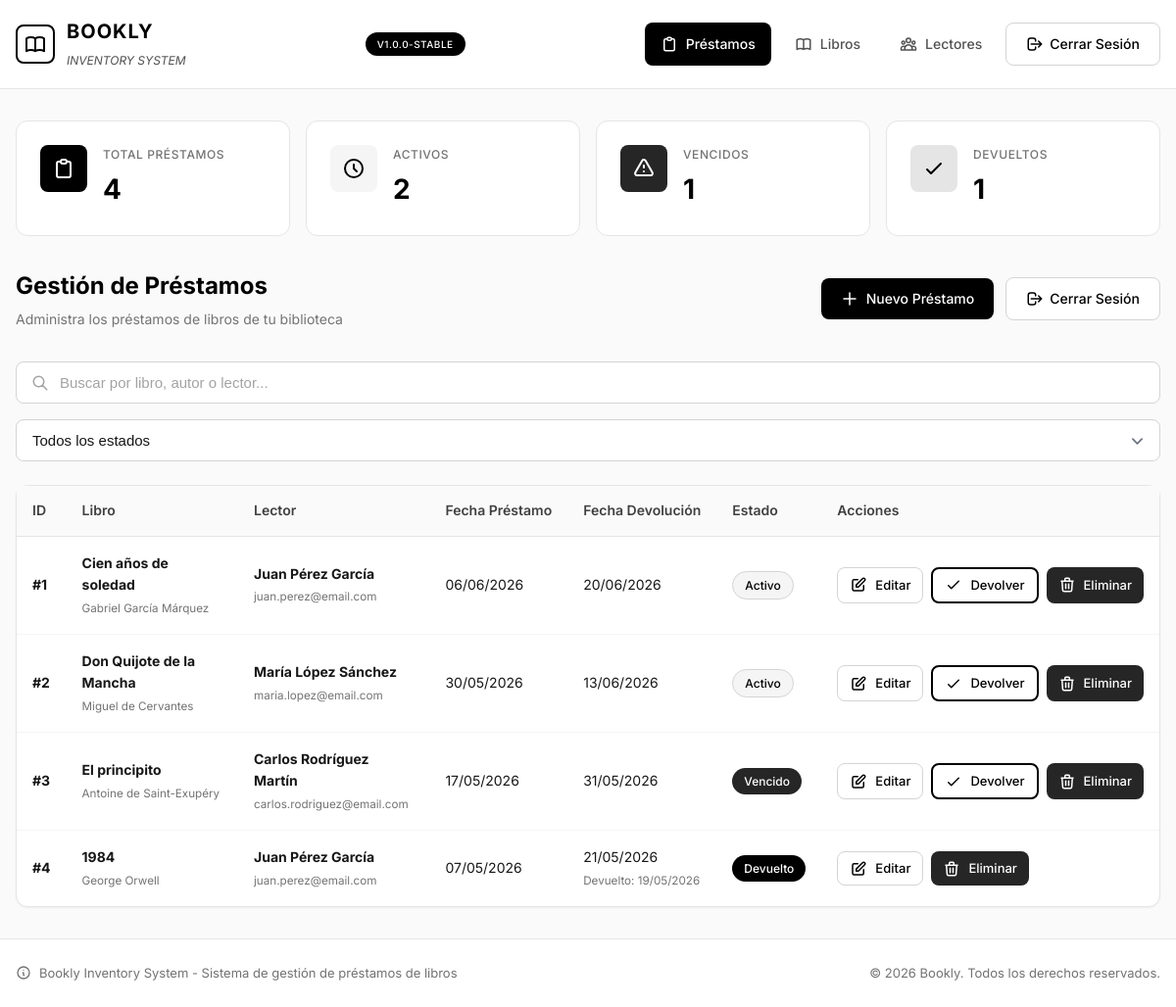
The app's page /index.php (signed in) with its own data.
### tables this page shows
CREATE TABLE IF NOT EXISTS loans (
    id INT AUTO_INCREMENT PRIMARY KEY,
    book_id INT NOT NULL,
    reader_id INT NOT NULL,
    loan_date DATE NOT NULL,
    due_date DATE NOT NULL,
    return_date DATE NULL,
    status ENUM('active', 'returned', 'overdue') DEFAULT 'active',
    notes TEXT,
    created_at TIMESTAMP DEFAULT CURRENT_TIMESTAMP,
    updated_at TIMESTAMP DEFAULT CURRENT_TIMESTAMP ON UPDATE CURRENT_TIMESTAMP,
    FOREIGN KEY (book_id) REFERENCES books(id) ON DELETE CASCADE,
    FOREIGN KEY (reader_id) REFERENCES readers(id) ON DELETE CASCADE
);

CREATE TABLE IF NOT EXISTS books (
    id INT AUTO_INCREMENT PRIMARY KEY,
    title VARCHAR(255) NOT NULL,
    author VARCHAR(255) NOT NULL,
    isbn VARCHAR(20) UNIQUE,
    category VARCHAR(100),
    available_copies INT DEFAULT 1,
    total_copies INT DEFAULT 1,
    created_at TIMESTAMP DEFAULT CURRENT_TIMESTAMP,
    updated_at TIMESTAMP DEFAULT CURRENT_TIMESTAMP ON UPDATE CURRENT_TIMESTAMP
);

CREATE TABLE IF NOT EXISTS readers (
    id INT AUTO_INCREMENT PRIMARY KEY,
    full_name VARCHAR(255) NOT NULL,
    email VARCHAR(255) UNIQUE NOT NULL,
    phone VARCHAR(20),
    address TEXT,
    membership_date DATE DEFAULT (CURRENT_DATE),
    status ENUM('active', 'inactive', 'suspended') DEFAULT 'active',
    created_at TIMESTAMP DEFAULT CURRENT_TIMESTAMP,
    updated_at TIMESTAMP DEFAULT CURRENT_TIMESTAMP ON UPDATE CURRENT_TIMESTAMP
);

### index.php (the view, shortened to what this page needs)
<?php
$search = isset($_GET['search']) ? trim($_GET['search']) : '';
$sql = "SELECT l.*, b.title as book_title, b.author as book_author, r.full_name as reader_name, r.email as reader_email
        FROM loans l
        JOIN books b ON l.book_id = b.id
        JOIN readers r ON l.reader_id = r.id
        WHERE 1=1";
$params = [];
$sql .= " ORDER BY l.created_at DESC";
try {
    $db = getDB();
    $stmt = $db->prepare($sql);
    $stmt->execute($params);
    $loans = $stmt->fetchAll();
    $statsQuery = "SELECT
        COUNT(*) as total,
        SUM(CASE WHEN status = 'active' THEN 1 ELSE 0 END) as active,
        SUM(CASE WHEN status = 'overdue' THEN 1 ELSE 0 END) as overdue,
        SUM(CASE WHEN status = 'returned' THEN 1 ELSE 0 END) as returned
        FROM loans";
    $stats = $db->query($statsQuery)->fetch();
} catch (PDOException $e) {
    $error = "Error al cargar los préstamos: " . $e->getMessage();
    $loans = [];
    $stats = ['total' => 0, 'active' => 0, 'overdue' => 0, 'returned' => 0];
}
include 'includes/header.php';
?>
<div class="stats-grid">
    <div class="stat-card">
        <div class="stat-icon primary">
            <svg xmlns="http://www.w3.org/2000/svg" fill="none" viewBox="0 0 24 24" stroke="currentColor" stroke-width="2">
                <path stroke-linecap="round" stroke-linejoin="round" d="M9 5H7a2 2 0 00-2 2v12a2 2 0 002 2h10a2 2 0 002-2V7a2 2 0 00-2-2h-2M9 5a2 2 0 002 2h2a2 2 0 002-2M9 5a2 2 0 012-2h2a2 2 0 012 2" />
            </svg>
        </div>
        <div class="stat-content">
            <h3>Total Préstamos</h3>
            <p><?php echo $stats['total']; ?></p>
        </div>
    </div>
    <div class="stat-card">
        <div class="stat-icon secondary">
            <svg xmlns="http://www.w3.org/2000/svg" fill="none" viewBox="0 0 24 24" stroke="currentColor" stroke-width="2">
                <path stroke-linecap="round" stroke-linejoin="round" d="M12 8v4l3 3m6-3a9 9 0 11-18 0 9 9 0 0118 0z" />
            </svg>
        </div>
        <div class="stat-content">
            <h3>Activos</h3>
            <p><?php echo $stats['active']; ?></p>
        </div>
    </div>
    <div class="stat-card">
        <div class="stat-icon warning">
            <svg xmlns="http://www.w3.org/2000/svg" fill="none" viewBox="0 0 24 24" stroke="currentColor" stroke-width="2">
                <path stroke-linecap="round" stroke-linejoin="round" d="M12 9v2m0 4h.01m-6.938 4h13.856c1.54 0 2.502-1.667 1.732-3L13.732 4c-.77-1.333-2.694-1.333-3.464 0L3.34 16c-.77 1.333.192 3 1.732 3z" />
            </svg>
        </div>
        <div class="stat-content">
            <h3>Vencidos</h3>
            <p><?php echo $stats['overdue']; ?></p>
        </div>
    </div>
    <div class="stat-card">
        <div class="stat-icon success">
            <svg xmlns="http://www.w3.org/2000/svg" fill="none" viewBox="0 0 24 24" stroke="currentColor" stroke-width="2">
                <path stroke-linecap="round" stroke-linejoin="round" d="M5 13l4 4L19 7" />
            </svg>
        </div>
        <div class="stat-content">
            <h3>Devueltos</h3>
            <p><?php echo $stats['returned']; ?></p>
        </div>
    </div>
</div>
<div class="page-header">
    <div>
        <h2 class="page-title">Gestión de Préstamos</h2>
        <p class="page-subtitle">Administra los préstamos de libros de tu biblioteca</p>
    </div>
    <div style="display:flex; align-items:center; gap:0.75rem;">
        <a href="add_loan.php" class="btn btn-primary">
            <svg xmlns="http://www.w3.org/2000/svg" fill="none" viewBox="0 0 24 24" stroke="currentColor" stroke-width="2">
                <path stroke-linecap="round" stroke-linejoin="round" d="M12 4v16m8-8H4" />
            </svg>
            Nuevo Préstamo
        </a>
        <a href="logout.php" class="btn btn-secondary" onclick="return confirm('¿Seguro que desea cerrar sesión?')" style="display:flex; align-items:center; gap:0.375rem;">
            <svg xmlns="http://www.w3.org/2000/svg" fill="none" viewBox="0 0 24 24" stroke="currentColor" stroke-width="2" width="18" height="18">
                <path stroke-linecap="round" stroke-linejoin="round" d="M17 16l4-4m0 0l-4-4m4 4H7m6 4v1a3 3 0 01-3 3H6a3 3 0 01-3-3V7a3 3 0 013-3h4a3 3 0 013 3v1" />
            </svg>
            Cerrar Sesión
        </a>
    </div>
</div>
<div class="filters">
    <form method="GET" class="search-box">
        <svg xmlns="http://www.w3.org/2000/svg" fill="none" viewBox="0 0 24 24" stroke="currentColor" stroke-width="2">
            <path stroke-linecap="round" stroke-linejoin="round" d="M21 21l-6-6m2-5a7 7 0 11-14 0 7 7 0 0114 0z" />
        </svg>
        <input type="text" name="search" class="form-control" placeholder="Buscar por libro, autor o lector..." value="<?php echo htmlspecialchars($search); ?>">
    </form>
    <select name="status" class="form-control filter-select" onchange="window.location.href='?status='+this.value+'&search=<?php echo urlencode($search); ?>'">
        <option value="">Todos los estados</option>
    </select>
</div>
<div class="card">
    <div class="table-container">
        <?php if (count($loans) > 0): ?>
        <table class="table">
            <thead>
                <tr>
                    <th>ID</th>
                    <th>Libro</th>
                    <th>Lector</th>
                    <th>Fecha Préstamo</th>
                    <th>Fecha Devolución</th>
                    <th>Estado</th>
                    <th>Acciones</th>
                </tr>
            </thead>
            <tbody>
                <?php foreach ($loans as $loan): ?>
                <tr>
                    <td><strong>#<?php echo $loan['id']; ?></strong></td>
                    <td>
                        <div>
                            <strong><?php echo htmlspecialchars($loan['book_title']); ?></strong>
                            <br>
                            <small style="color: var(--color-gray-500);"><?php echo htmlspecialchars($loan['book_author']); ?></small>
                        </div>
                    </td>
                    <td>
                        <div>
                            <strong><?php echo htmlspecialchars($loan['reader_name']); ?></strong>
                            <br>
                            <small style="color: var(--color-gray-500);"><?php echo htmlspecialchars($loan['reader_email']); ?></small>
                        </div>
                    </td>
                    <td><?php echo date('d/m/Y', strtotime($loan['loan_date'])); ?></td>
                    <td>
                        <?php echo date('d/m/Y', strtotime($loan['due_date'])); ?>
                        <?php if ($loan['return_date']): ?>
                        <br>
                        <small style="color: var(--color-gray-500);">Devuelto: <?php echo date('d/m/Y', strtotime($loan['return_date'])); ?></small>
                        <?php endif; ?>
                    </td>
                    <td>
                        <?php
                        $badgeClass = 'badge-active';
                        $statusText = 'Activo';
                        if ($loan['status'] === 'returned') {
                            $badgeClass = 'badge-returned';
                            $statusText = 'Devuelto';
                        } elseif ($loan['status'] === 'overdue') {
                            $badgeClass = 'badge-overdue';
                            $statusText = 'Vencido';
                        }
                        ?>
                        <span class="badge <?php echo $badgeClass; ?>"><?php echo $statusText; ?></span>
                    </td>
                    <td>
                        <div class="action-buttons">
                            <a href="edit_loan.php?id=<?php echo $loan['id']; ?>" class="btn btn-secondary btn-sm">
                                <svg xmlns="http://www.w3.org/2000/svg" fill="none" viewBox="0 0 24 24" stroke="currentColor" stroke-width="2" width="16" height="16">
                                    <path stroke-linecap="round" stroke-linejoin="round" d="M11 5H6a2 2 0 00-2 2v11a2 2 0 002 2h11a2 2 0 002-2v-5m-1.414-9.414a2 2 0 112.828 2.828L11.828 15H9v-2.828l8.586-8.586z" />
                                </svg>
                                Editar
                            </a>
                            <?php if ($loan['status'] !== 'returned'): ?>
                            <a href="return_loan.php?id=<?php echo $loan['id']; ?>" class="btn btn-outline btn-sm" onclick="return confirm('¿Confirmar devolución del libro?')">
                                <svg xmlns="http://www.w3.org/2000/svg" fill="none" viewBox="0 0 24 24" stroke="currentColor" stroke-width="2" width="16" height="16">
                                    <path stroke-linecap="round" stroke-linejoin="round" d="M5 13l4 4L19 7" />
                                </svg>
                                Devolver
                            </a>
                            <?php endif; ?>
                            <a href="delete_loan.php?id=<?php echo $loan['id']; ?>" class="btn btn-danger btn-sm" onclick="return confirm('¿Estás seguro de eliminar este préstamo?')">
                                Eliminar
                            </a>
                        </div>
                    </td>
                </tr>
                <?php endforeach; ?>
            </tbody>
        </table>
        <?php endif; ?>
    </div>
</div>
<?php include 'includes/footer.php'; ?>

### includes/header.php (shortened to what this page needs)
<!DOCTYPE html>
<html lang="es">
<head>
    <link rel="stylesheet" href="assets/css/styles.css">
</head>
<body>
    <header class="header">
        <div class="container">
            <div class="header-content">
                <a href="index.php" class="logo">
                    <div class="logo-icon">
                    </div>
                    <div class="logo-text">
                        <h1>BOOKLY</h1>
                        <span>INVENTORY SYSTEM</span>
                    </div>
                </a>
                <span class="version-badge">V1.0.0-STABLE</span>
                <nav class="nav">
                    <a href="index.php" class="nav-link <?php echo basename($_SERVER['PHP_SELF']) == 'index.php' ? 'active' : ''; ?>">
                        Préstamos
                    </a>
                    <a href="books.php" class="nav-link <?php echo basename($_SERVER['PHP_SELF']) == 'books.php' ? 'active' : ''; ?>">
                        Libros
                    </a>
                    <a href="readers.php" class="nav-link <?php echo basename($_SERVER['PHP_SELF']) == 'readers.php' ? 'active' : ''; ?>">
                        Lectores
                    </a>
        <a href="logout.php" class="btn btn-secondary" onclick="return confirm('¿Seguro que desea cerrar sesión?')" style="display:flex; align-items:center; gap:0.375rem;">
            <svg xmlns="http://www.w3.org/2000/svg" fill="none" viewBox="0 0 24 24" stroke="currentColor" stroke-width="2" width="18" height="18">
                <path stroke-linecap="round" stroke-linejoin="round" d="M17 16l4-4m0 0l-4-4m4 4H7m6 4v1a3 3 0 01-3 3H6a3 3 0 01-3-3V7a3 3 0 013-3h4a3 3 0 013 3v1" />
            </svg>
            Cerrar Sesión
        </a>
                </nav>
            </div>
        </div>
    </header>
    <main class="main">
        <div class="container">

### includes/footer.php
        </div>
    </main>
    <footer class="footer">
        <div class="container">
            <div class="footer-content">
                <p class="footer-text">
                    <svg xmlns="http://www.w3.org/2000/svg" fill="none" viewBox="0 0 24 24" stroke="currentColor" stroke-width="2">
                        <path stroke-linecap="round" stroke-linejoin="round" d="M13 16h-1v-4h-1m1-4h.01M21 12a9 9 0 11-18 0 9 9 0 0118 0z" />
                    </svg>
                    Bookly Inventory System - Sistema de gestión de préstamos de libros
                </p>
                <p class="footer-text">
                    &copy; <?php echo date('Y'); ?> Bookly. Todos los derechos reservados.
                </p>
            </div>
        </div>
    </footer>
</body>
</html>

### records on screen
loans: id "1", book.title "Cien años de soledad", book.author "Gabriel García Márquez", reader.full_name "Juan Pérez García", reader.email "juan.perez@email.com", loan_date "06/06/2026", due_date "20/06/2026", statusText "Activo"
loans: id "2", book.title "Don Quijote de la Mancha", book.author "Miguel de Cervantes", reader.full_name "María López Sánchez", reader.email "maria.lopez@email.com", loan_date "30/05/2026", due_date "13/06/2026", statusText "Activo"
loans: id "3", book.title "El principito", book.author "Antoine de Saint-Exupéry", reader.full_name "Carlos Rodríguez Martín", reader.email "carlos.rodriguez@email.com", loan_date "17/05/2026", due_date "31/05/2026", status "Vencido"
loans: id "4", book.title "1984", book.author "George Orwell", reader.full_name "Juan Pérez García", reader.email "juan.perez@email.com", loan_date "07/05/2026", due_date "21/05/2026", return_date "19/05/2026", status "Devuelto"

### other values on screen
$stats['total'] "4"
$stats['active'] "2"
$stats['overdue'] "1"
$stats['returned'] "1"
